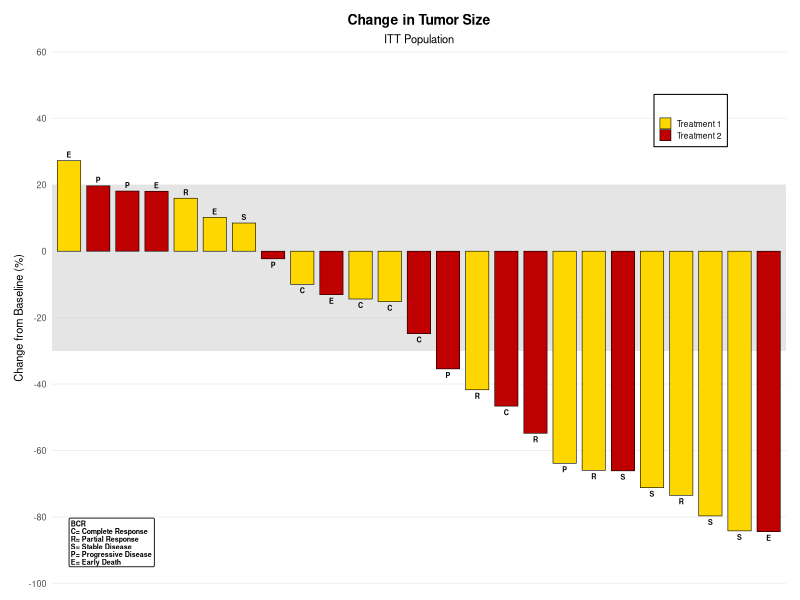
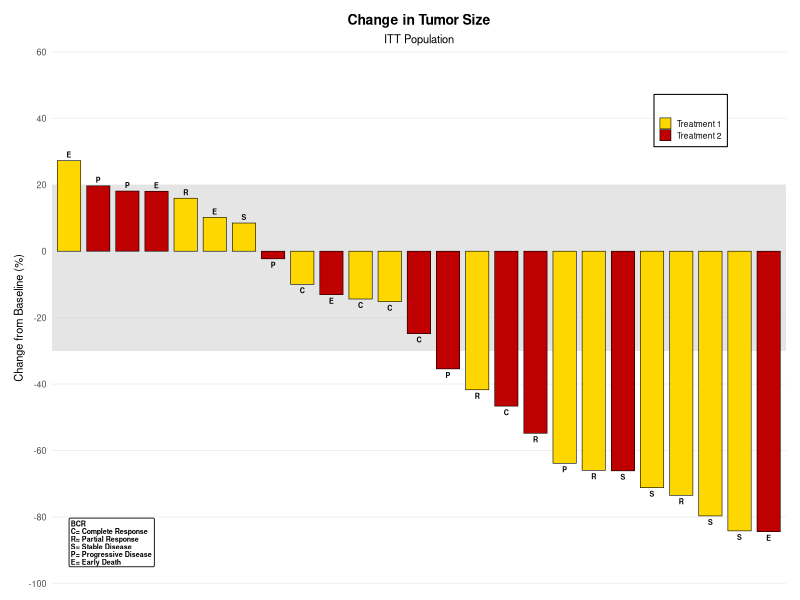

Write R code to recreate these figures, in order.
# P095 WaterFall translation - SAS ranuni replication and SGPlot recreation
out <- Sys.getenv("OUT_DIR")
if (out == "" || is.na(out)) out <- "."
if (!dir.exists(out)) dir.create(out, recursive = TRUE)

# Helper: SAS RANUNI (Fishman-Moore) with modulus 2^31-1 and multiplier 397204094
# Avoid overflow using modular multiplication via addition
mod_mult <- function(a, b, m) {
  res <- 0
  a <- a %% m
  while (b > 0) {
    if (b %% 2 == 1) res <- (res + a) %% m
    a <- (a * 2) %% m
    b <- b %/% 2
  }
  res
}

sas_ranuni_seq <- function(n, seed_init = 2) {
  m <- 2147483647
  a <- 397204094
  seed <- seed_init
  out <- numeric(n)
  for (i in seq_len(n)) {
    seed <- mod_mult(seed, a, m)
    out[i] <- seed / m
  }
  out
}

# Generate dummy data exactly as SAS data step
# SAS: do i=1 to 25; Cid=put(i,2.); Change=30-120*ranuni(2);
#      Group=groupArr{int(ranuni(2)+0.5)+1}; Label=labelArr{mod(i,5)+1}
n <- 25
# 2 calls per iteration => 50 uniforms in order: Change1, Group1, Change2, Group2, ...
u <- sas_ranuni_seq(n * 2, seed_init = 2)
# u[1]=Change1, u[2]=Group1, u[3]=Change2, u[4]=Group2, ...

groupArr <- c("Treatment 2", "Treatment 1")
labelArr <- c("E", "C", "R", "S", "P")  # l1-l5

TumorSize <- data.frame(
  Cid = character(n),
  Change = numeric(n),
  Group = character(n),
  Label = character(n),
  stringsAsFactors = FALSE
)

for (i in 1:n) {
  # SAS put(i,2.) => width 2, right aligned, space padded
  Cid <- sprintf("%2d", i)
  # Change uses odd-indexed uniform: 1,3,5,...
  ran_change <- u[(i - 1) * 2 + 1]
  Change <- 30 - 120 * ran_change
  # Group uses even-indexed uniform: 2,4,6,...
  ran_group <- u[(i - 1) * 2 + 2]
  # SAS int(ran+0.5) = floor(ran+0.5) for positive
  idx <- floor(ran_group + 0.5) + 1  # 1 or 2
  Group <- groupArr[idx]
  # SAS mod(i,5) +1 ; SAS mod matches R %% for positive
  lab_idx <- (i %% 5) + 1
  Label <- labelArr[lab_idx]
  TumorSize$Cid[i] <- Cid
  TumorSize$Change[i] <- Change
  TumorSize$Group[i] <- Group
  TumorSize$Label[i] <- Label
}

# Sort descending Change (SAS: proc sort by descending change)
TumorSizeDesc <- TumorSize[order(-TumorSize$Change), , drop = FALSE]
# Preserve order for x-axis: factor levels in sorted order
TumorSizeDesc$Cid <- factor(TumorSizeDesc$Cid, levels = TumorSizeDesc$Cid)
# Also keep original Cid character for CSV (trim? keep as SAS put value)
# For plotting we use factor, for CSV we output trimmed? SAS Cid has leading space for 1-9.
# Write datasets as CSV (ISO dates not needed here)
write.csv(TumorSize, file.path(out, "tumorsize.csv"), row.names = FALSE, na = "")
write.csv(TumorSizeDesc, file.path(out, "tumorsize_desc.csv"), row.names = FALSE, na = "")

# CSV of plotted data (required counterpart for figure)
# Use character Cid as in SAS (with leading space) and numeric Change
plot_data_csv <- data.frame(
  Cid = as.character(TumorSizeDesc$Cid),
  Change = TumorSizeDesc$Change,
  Group = TumorSizeDesc$Group,
  Label = TumorSizeDesc$Label,
  stringsAsFactors = FALSE
)
write.csv(plot_data_csv, file.path(out, "tumorsize_band_sg_v94.csv"), row.names = FALSE, na = "")

# Plot recreation with ggplot2
library(ggplot2)

# Colors: dataColors=(cxbf0000 gold) => Treatment 2 = #bf0000, Treatment 1 = gold
fill_vals <- c("Treatment 1" = "gold", "Treatment 2" = "#bf0000")

# Y breaks as SAS: values=(60 to -100 by -20)
y_breaks <- seq(60, -100, by = -20)

p <- ggplot(TumorSizeDesc, aes(x = Cid, y = Change, fill = Group)) +
  # Band x=cid upper=20 lower=-30 transparency 0.5 fill noOutline
  annotate("rect", xmin = -Inf, xmax = Inf, ymin = -30, ymax = 20,
           fill = "grey80", alpha = 0.5, colour = NA) +
  geom_col(position = position_dodge(width = 0.9), width = 0.8, colour = "black", linewidth = 0.2) +
  geom_text(aes(label = Label), position = position_dodge(width = 0.9),
            vjust = ifelse(TumorSizeDesc$Change >= 0, -0.5, 1.5),
            size = 1.8, fontface = "bold") +
  scale_fill_manual(values = fill_vals, name = "") +
  scale_y_continuous(breaks = y_breaks, limits = c(-100, 60), expand = c(0, 0)) +
  labs(title = "Change in Tumor Size",
       subtitle = "ITT Population",
       x = NULL, y = "Change from Baseline (%)") +
  theme_minimal(base_size = 8) +
  theme(
    panel.grid.major.y = element_line(colour = "#f0f0f0"),
    panel.grid.major.x = element_blank(),
    panel.grid.minor = element_blank(),
    axis.text.x = element_blank(),
    axis.ticks.x = element_blank(),
    panel.border = element_blank(),
    plot.title = element_text(hjust = 0.5, face = "bold", size = 10),
    plot.subtitle = element_text(hjust = 0.5, size = 8),
    legend.position = c(0.92, 0.92),
    legend.justification = c(1, 1),
    legend.background = element_rect(colour = "black", fill = "white"),
    legend.key.size = unit(0.3, "cm"),
    legend.text = element_text(size = 6),
    plot.margin = margin(10, 10, 10, 10)
  ) +
  # Inset BCR bottomLeft
  annotate("label",
           x = 1, y = -95,
           label = "BCR\nC= Complete Response\nR= Partial Response\nS= Stable Disease\nP= Progressive Disease\nE= Early Death",
           hjust = 0, vjust = 0,
           size = 1.8, fontface = "bold",
           label.size = 0.3, fill = "white", colour = "black",
           lineheight = 0.9, alpha = 1)

# Save figure 5in x 3in at 300 dpi (1500x900)
ggsave(filename = file.path(out, "tumorsize_band_sg_v94.png"),
       plot = p, width = 5, height = 3, units = "in", dpi = 300)

# Also save with original case name for compatibility
ggsave(filename = file.path(out, "TumorSize_Band_SG_V94.png"),
       plot = p, width = 5, height = 3, units = "in", dpi = 300)

# Plain-text rendering of table body for verification
txt_path <- file.path(out, "tumorsize_band_sg_v94.txt")
sink(txt_path)
cat("Change in Tumor Size\n")
cat("ITT Population\n\n")
cat("TumorSizeDesc sorted by descending Change\n")
print(plot_data_csv, row.names = FALSE)
cat("\nBand: upper=20 lower=-30 transparency 0.5\n")
cat("Y axis values=(60 to -100 by -20) grid color f0f0f0\n")
sink()
